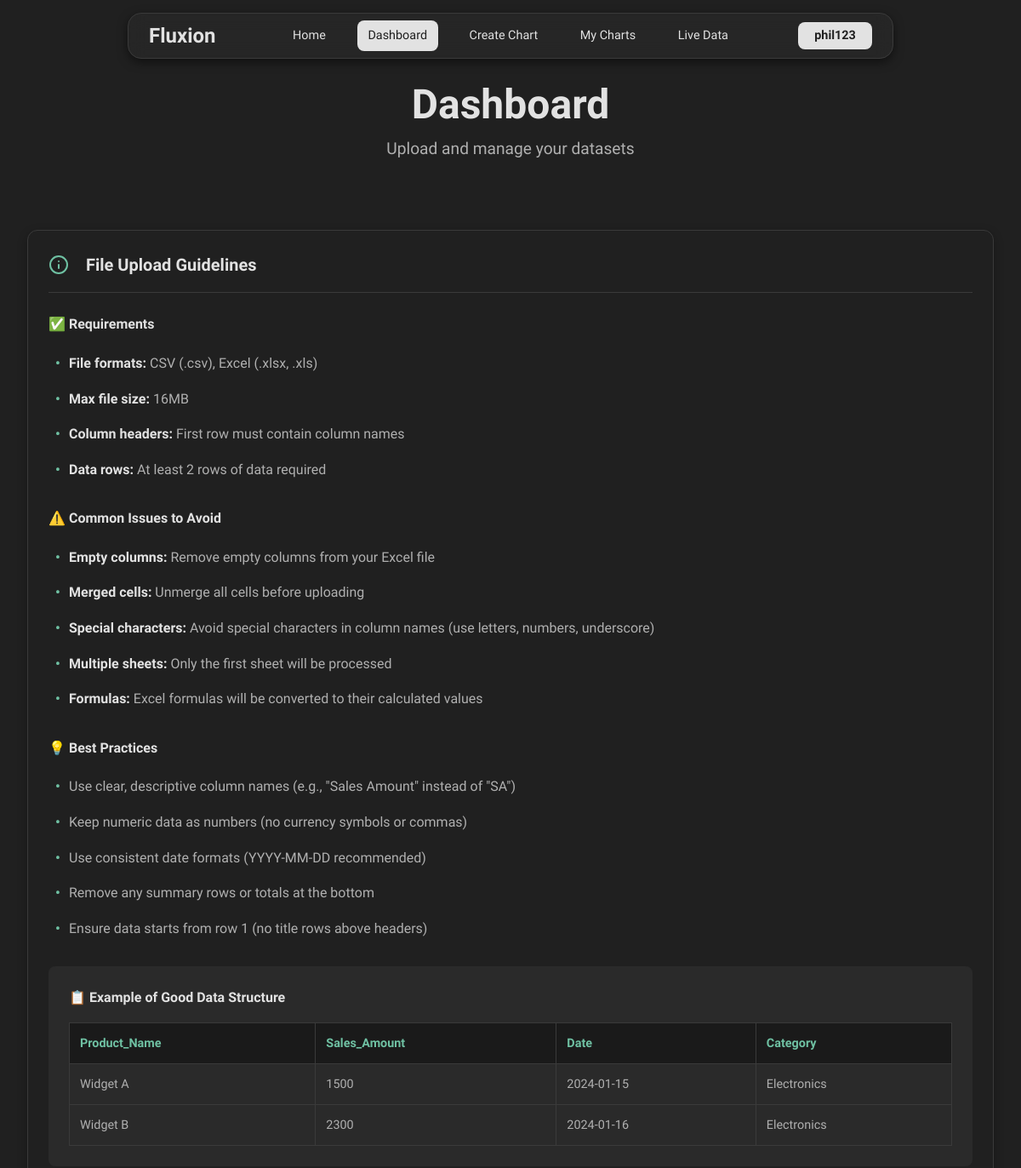
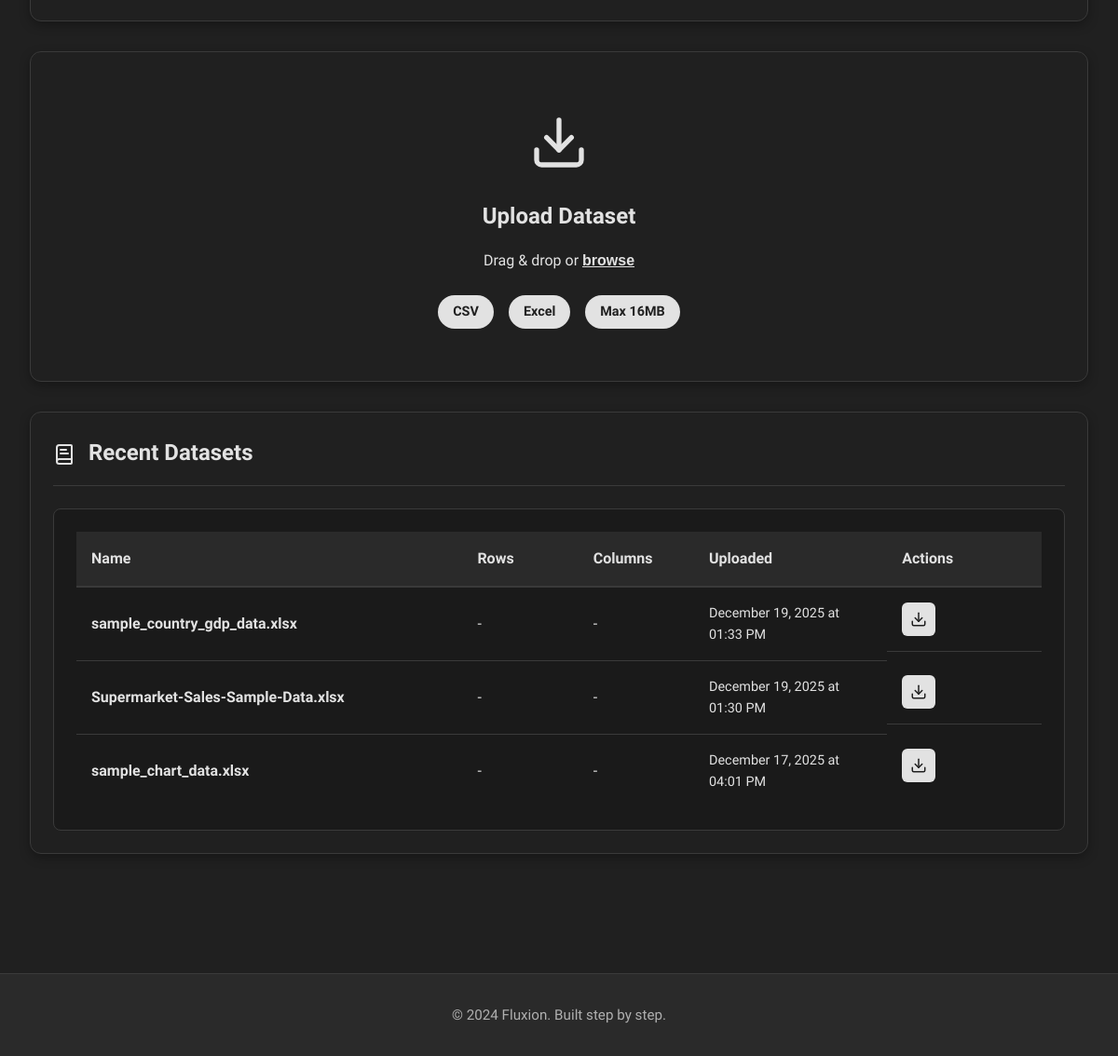
The app's page /dashboard (signed in) with its own data (2 pictures, top to bottom).
### models.py (models this page shows, shortened)
class User(UserMixin, db.Model):
    id = db.Column(db.Integer, primary_key=True)
    username = db.Column(db.String(80), unique=True, nullable=False)
    email = db.Column(db.String(120), unique=True, nullable=False)
    password_hash = db.Column(db.String(200), nullable=False)
    full_name = db.Column(db.String(100), nullable=True)
    created_at = db.Column(db.DateTime, default=datetime.utcnow)
    is_active = db.Column(db.Boolean, default=True)
    datasets = db.relationship('Dataset', backref='owner', lazy=True, cascade='all, delete-orphan')
    charts = db.relationship('Chart', backref='owner', lazy=True, cascade='all, delete-orphan')

class Dataset(db.Model):
    id = db.Column(db.Integer, primary_key=True)
    filename = db.Column(db.String(255), nullable=False)
    original_filename = db.Column(db.String(255), nullable=False)
    file_size = db.Column(db.Integer, nullable=False)  # in bytes
    rows = db.Column(db.Integer, nullable=False)
    columns = db.Column(db.Integer, nullable=False)
    column_names = db.Column(db.Text, nullable=False)  # JSON string
    data_types = db.Column(db.Text, nullable=False)    # JSON string
    preview_data = db.Column(db.Text, nullable=False)  # JSON string (first 10 rows)
    upload_date = db.Column(db.DateTime, default=datetime.utcnow)
    user_id = db.Column(db.Integer, db.ForeignKey('user.id'), nullable=False)
    charts = db.relationship('Chart', backref='dataset', lazy=True, cascade='all, delete-orphan')

### app.py (the view)
@app.route('/dashboard')
@login_required
def dashboard():
    recent_datasets = Dataset.query.filter_by(user_id=current_user.id)\
                                   .order_by(Dataset.upload_date.desc())\
                                   .limit(5)\
                                   .all()
    recent_activity = []
    for dataset in recent_datasets:
        recent_activity.append({
            'icon': '📊',
            'text': f'Uploaded "{dataset.original_filename}"',
            'time': dataset.upload_date.strftime('%B %d, %Y at %I:%M %p'),
            'id': dataset.id
        })
    return render_template('dashboard.html', recent_activity=recent_activity)

### app.py (called while the page is built)
@login_manager.user_loader
def load_user(user_id):
    return User.query.get(int(user_id))

### templates/dashboard.html (shortened to what this page needs)
{% extends "base.html" %}
{% block content %}
<div class="container">
    <div class="page-header">
        <h1>Dashboard</h1>
        <p>Upload and manage your datasets</p>
    </div>
        <div class="card guidelines-card">
        <div class="guidelines-header">
            <svg class="icon icon-md" xmlns="http://www.w3.org/2000/svg" width="24" height="24" viewBox="0 0 24 24" fill="none" stroke="currentColor" stroke-width="2" stroke-linecap="round" stroke-linejoin="round"><circle cx="12" cy="12" r="10"/><path d="M12 16v-4"/><path d="M12 8h.01"/></svg>
            <h4>File Upload Guidelines</h4>
        </div>
        <div class="guidelines-content">
            <div class="guideline-section">
                <h5>✅ Requirements</h5>
                <ul>
                    <li><strong>File formats:</strong> CSV (.csv), Excel (.xlsx, .xls)</li>
                    <li><strong>Max file size:</strong> 16MB</li>
                    <li><strong>Column headers:</strong> First row must contain column names</li>
                    <li><strong>Data rows:</strong> At least 2 rows of data required</li>
                </ul>
            </div>
            <div class="guideline-section">
                <h5>⚠️ Common Issues to Avoid</h5>
                <ul>
                    <li><strong>Empty columns:</strong> Remove empty columns from your Excel file</li>
                    <li><strong>Merged cells:</strong> Unmerge all cells before uploading</li>
                    <li><strong>Special characters:</strong> Avoid special characters in column names (use letters, numbers, underscore)</li>
                    <li><strong>Multiple sheets:</strong> Only the first sheet will be processed</li>
                    <li><strong>Formulas:</strong> Excel formulas will be converted to their calculated values</li>
                </ul>
            </div>
            <div class="guideline-section">
                <h5>💡 Best Practices</h5>
                <ul>
                    <li>Use clear, descriptive column names (e.g., "Sales Amount" instead of "SA")</li>
                    <li>Keep numeric data as numbers (no currency symbols or commas)</li>
                    <li>Use consistent date formats (YYYY-MM-DD recommended)</li>
                    <li>Remove any summary rows or totals at the bottom</li>
                    <li>Ensure data starts from row 1 (no title rows above headers)</li>
                </ul>
            </div>
            <div class="guideline-example">
                <h5>📋 Example of Good Data Structure</h5>
                <div class="example-table">
                    <table>
                        <thead>
                            <tr>
                                <th>Product_Name</th>
                                <th>Sales_Amount</th>
                                <th>Date</th>
                                <th>Category</th>
                            </tr>
                        </thead>
                        <tbody>
                            <tr>
                                <td>Widget A</td>
                                <td>1500</td>
                                <td>2024-01-15</td>
                                <td>Electronics</td>
                            </tr>
                            <tr>
                                <td>Widget B</td>
                                <td>2300</td>
                                <td>2024-01-16</td>
                                <td>Electronics</td>
                            </tr>
                        </tbody>
                    </table>
                </div>
            </div>
        </div>
    </div>
    <div class="card upload-card-compact">
        <div class="upload-area-compact" id="uploadArea">
            <div class="upload-content-compact">
                <div class="upload-icon-compact">
                </div>
                <h4>Upload Dataset</h4>
                <p>Drag & drop or <button class="upload-trigger" onclick="document.getElementById('fileInput').click()">browse</button></p>
                <div class="file-types">
                    <span class="file-type">CSV</span>
                    <span class="file-type">Excel</span>
                    <span class="file-type">Max 16MB</span>
                </div>
            </div>
        </div>
    </div>
    <div class="card">
        <div class="card-header">
            <h3 class="card-title">
                Recent Datasets
            </h3>
        </div>
        {% if recent_activity %}
            <div class="table-wrapper">
                <table class="datasets-table">
                    <thead>
                        <tr>
                            <th>Name</th>
                            <th>Rows</th>
                            <th>Columns</th>
                            <th>Uploaded</th>
                            <th>Actions</th>
                        </tr>
                    </thead>
                    <tbody>
                        {% for activity in recent_activity %}
                            <tr>
                                <td class="dataset-name">{{ activity.text.replace('Uploaded "', '').replace('"', '') }}</td>
                                <td>-</td>
                                <td>-</td>
                                <td class="dataset-time">{{ activity.time }}</td>
                                <td class="dataset-actions">
                                    <a href="{{ url_for('download_dataset', dataset_id=activity.id) }}"
                                       class="btn-icon"
                                       title="Download"
                                       download>
                                    </a>
                                </td>
                            </tr>
                        {% endfor %}
                    </tbody>
                </table>
            </div>
        {% endif %}
    </div>
</div>
{% endblock %}
{% block extra_css %}
<link rel="stylesheet" href="{{ url_for('static', filename='css/dashboard.css') }}">
{% endblock %}

### templates/base.html (shortened to what this page needs)
<!DOCTYPE html>
<html lang="en">
<head>
    <link rel="stylesheet" href="{{ url_for('static', filename='css/base.css') }}">
    {% block extra_css %}{% endblock %}
</head>
<body>
    <div class="navbar-container">
        <div class="navbar-logo">
            <a href="{{ url_for('landing') }}">
                <h3>Fluxion</h3>
            </a>
        </div>
        <nav class="navbar-center">
            <ul class="navbar-links">
                <li><a href="{{ url_for('landing') }}" class="{% if request.endpoint == 'landing' %}active{% endif %}">Home</a></li>
                {% if current_user.is_authenticated %}
                    <li><a href="{{ url_for('dashboard') }}" class="{% if request.endpoint == 'dashboard' %}active{% endif %}">Dashboard</a></li>
                    <li><a href="{{ url_for('create_chart') }}" class="{% if request.endpoint == 'create_chart' %}active{% endif %}">Create Chart</a></li>
                    <li><a href="{{ url_for('charts') }}" class="{% if request.endpoint == 'charts' %}active{% endif %}">My Charts</a></li>
                    <li><a href="{{ url_for('live_data') }}" class="{% if request.endpoint == 'live_data' %}active{% endif %}">Live Data</a></li>
                {% endif %}
            </ul>
        </nav>
        <div class="navbar-profile">
            {% if current_user.is_authenticated %}
                <div class="navbar-user">
                    <button class="user-btn" onclick="toggleUserMenu()">
                        <span class="user-name">{{ current_user.username }}</span>
                    </button>
                </div>
            {% else %}
                <div class="navbar-auth">
                    <a href="{{ url_for('login') }}" class="auth-btn login-btn">Login</a>
                    <a href="{{ url_for('signup') }}" class="auth-btn signup-btn">Sign Up</a>
                </div>
            {% endif %}
        </div>
    </div>
    <main class="main-content">
        {% block content %}{% endblock %}
    </main>
    <footer class="footer">
        <div class="footer-container">
            <p>&copy; 2024 Fluxion. Built step by step.</p>
        </div>
    </footer>
</body>
</html>

### static/css/base.css (style rules this page uses)
* { margin: 0; padding: 0; box-sizing: border-box; }
:root { --primary-bg: #202020; --secondary-bg: #2a2a2a; --primary-color: #E2E2E2; --text-dark: #E2E2E2; --text-light: #b0b0b0; --white: #202020; --border-radius: 8px; --border-radius-lg: 12px; }
body { font-family: 'Bricolage Grotesque', sans-serif; background-color: #202020; color: var(--text-dark); line-height: 1.6; font-weight: 400; }
.navbar-container { position: fixed; top: 15px; left: 50%; transform: translateX(-50%); width: 75%; max-width: 1200px; background: rgba(42, 42, 42, 0.651); backdrop-filter: blur(10px); -webkit-backdrop-filter: blur(10px); padding: 0.5rem 1.5rem; box-shadow: 0 4px 12px rgba(0, 0, 0, 0.5); border: 1px solid #3a3a3a; border-radius: 16px; z-index: 1000; transition: all 0.3s ease; display: grid; grid-template-columns: 1fr 2fr 1fr; align-items: center; gap: 1rem; }
.navbar-logo { display: flex; align-items: center; justify-content: flex-start; }
.navbar-logo h3 { display: inline-block; line-height: 0; margin-top: 15px; color: #E2E2E2; }
.navbar-center { display: flex; justify-content: center; }
.navbar-links { list-style: none; display: flex; gap: 1.5rem; margin: 0; padding: 0; align-items: center; }
.navbar-links li { margin: 0; }
.navbar-links li a { text-decoration: none; font-size: 0.9rem; font-weight: 500; color: #E2E2E2; padding: 0.4rem 0.8rem; border-radius: 8px; transition: all 0.3s ease; display: block; white-space: nowrap; }
.navbar-links li a.active { color: #202020; background: #E2E2E2; }
.navbar-profile { display: flex; align-items: center; justify-content: flex-end; }
.navbar-user { position: relative; }
.user-btn { background: #E2E2E2; color: #202020; border: none; padding: 0.45rem 1.2rem; border-radius: 8px; font-weight: 600; font-size: 0.9rem; cursor: pointer; font-family: inherit; transition: all 0.3s ease; display: flex; align-items: center; gap: 0.5rem; white-space: nowrap; }
.user-name { font-size: 0.9rem; }
.main-content { min-height: calc(100vh - 140px); padding: 2rem 0; }
.container { max-width: 1200px; margin: 0 auto; padding: 0 2rem; }
h1 { font-size: 3rem; font-weight: 700; color: #E2E2E2; margin-bottom: 1rem; line-height: 1.2; }
h3 { font-size: 1.5rem; font-weight: 600; color: #E2E2E2; margin-bottom: 0.75rem; }
p { color: #b0b0b0; margin-bottom: 1rem; font-size: 1.1rem; }
.card { background: #2a2a2a; border-radius: var(--border-radius-lg); box-shadow: 0 4px 12px rgba(0, 0, 0, 0.3); border: 1px solid #3a3a3a; padding: 2rem; margin-bottom: 2rem; transition: all 0.2s ease; }
.card-header { border-bottom: 1px solid #3a3a3a; padding-bottom: 1rem; margin-bottom: 1.5rem; }
.card-title { font-size: 1.25rem; font-weight: 600; color: #E2E2E2; margin: 0; }
.footer { background: #2a2a2a; border-top: 1px solid #3a3a3a; padding: 2rem 0; margin-top: 4rem; }
.footer-container { max-width: 1200px; margin: 0 auto; text-align: center; padding: 0 2rem; }
.footer p { color: #b0b0b0; margin: 0; font-size: 0.95rem; }

### records on screen
User: username "phil123"
Dataset: text.replace "sample_country_gdp_data.xlsx", time "December 19, 2025 at 01:33 PM"
Dataset: text.replace "Supermarket-Sales-Sample-Data.xlsx", time "December 19, 2025 at 01:30 PM"
Dataset: text.replace "sample_chart_data.xlsx", time "December 17, 2025 at 04:01 PM"
